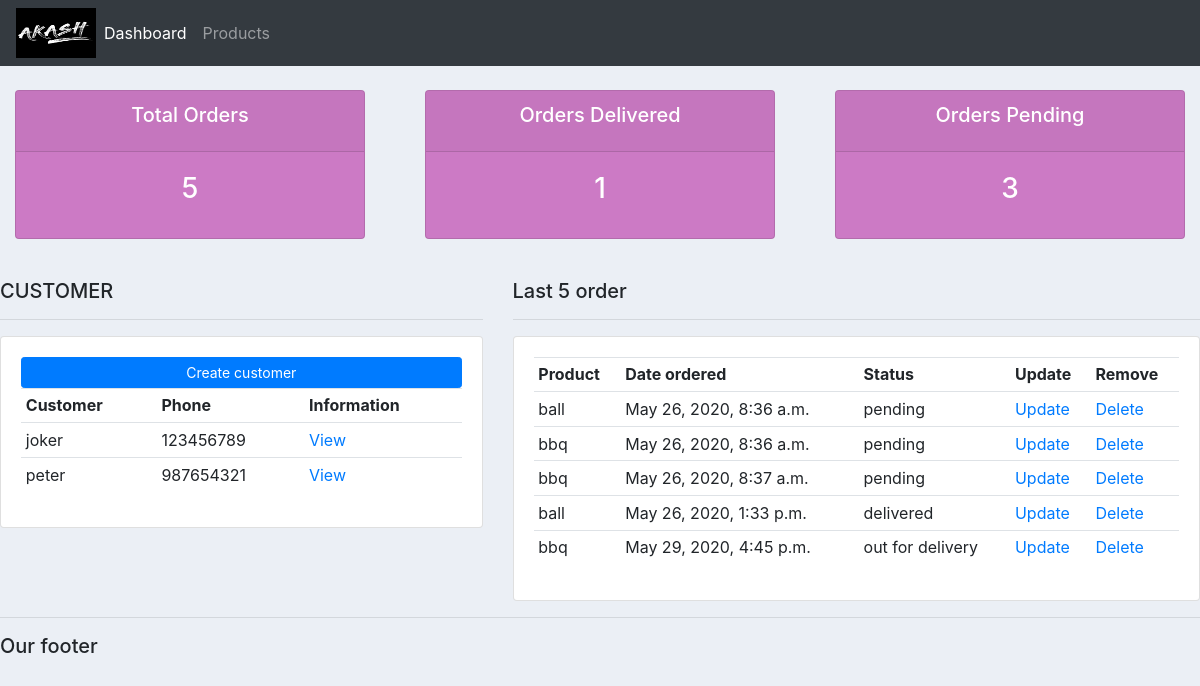
The app's page /, older data.
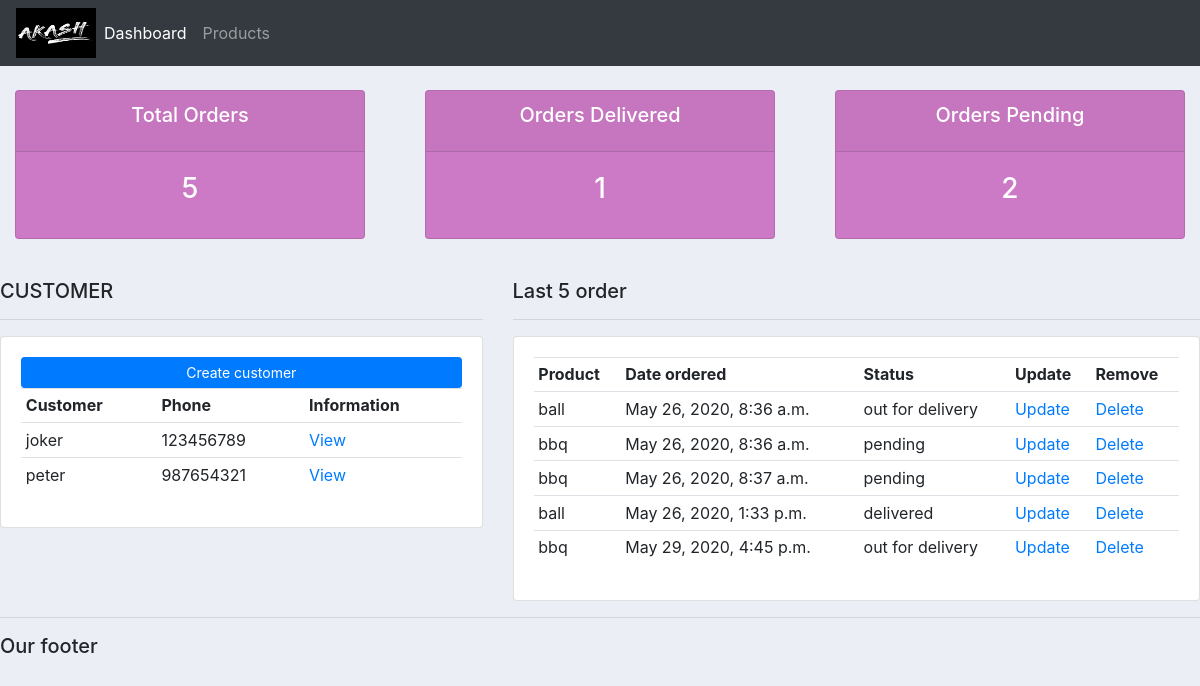
The same page, newer data.
### accounts/models.py (models this page shows, shortened)
class Order(models.Model):
    STATUS = (
        ('pending','pending'),
        ('out for delivery','out for delivery'),
        ('delivered','delivered'),
    )
    date_created = models.DateTimeField(auto_now_add=True, null=True)
    status = models.CharField(max_length=300, null=True, choices=STATUS)
    note = models.CharField(max_length=300, null=True)
    customer = models.ForeignKey(Customer,null=True, on_delete=models.SET_NULL)
    product = models.ForeignKey(Product,null=True, on_delete=models.SET_NULL)

class Product(models.Model):
    CATEGORY = (
        ('indoor','indoor'),
        ('outdoor','outdoor'),
    )
    name = models.CharField(max_length = 300, null=True)
    price = models.FloatField(null=True)
    category = models.CharField(max_length = 300, null=True,choices=CATEGORY)
    description = models.CharField(max_length = 300, null=True,blank=True)
    date_created = models.DateTimeField(auto_now_add=True, null=True)
    tags = models.ManyToManyField(Tag)
    def __str__(self):
        return self.name

### accounts/views.py (the view)
# urls.py: path('', views.home, name="home"),
def home(request):
    orders = Order.objects.all()
    customers = Customer.objects.all()
    total_customer = customers.count()
    total_orders = orders.count()
    delivered = orders.filter(status = "delivered").count()
    pending = orders.filter(status = "pending").count()
    context = {'orders':orders,'customers':customers,'delivered':delivered,'pending':pending,'total_orders':total_orders}
    return render(request,'accounts/dashboard.html',context)

### accounts/templates/accounts/dashboard.html
{% extends 'accounts/main.html' %}
{% block content %}
{% include 'accounts/status.html' %}
<br>
<div class="row">
    <div class="col-md-5">
        <h5>CUSTOMER</h5>
        <hr>
        <div class="card card-body">
            <a class="btn btn-primary btn-sm btn-block" href="">Create customer
            </a>
            <table class="table table-sm">
                <tr>
                    <th>Customer</th>
                    <th>Phone</th>
                    <th>Information </th>
                </tr>
                {% for i in customers %}
                <tr>
                <td>{{ i.name }}</td>
                <td>{{ i.phone }}</td>
                <td><a href="{% url 'i' i.id %}">View</a></td>
                </tr>
                {% endfor %}
            </table>
        </div>
    </div>
    <div class="col-md-7">
        <h5>Last 5 order</h5>
        <hr>
        <div class="card card-body">
            <table class="table table-sm">
                <tr>
                    <th>Product</th>
                    <th>Date ordered</th>
                    <th>Status</th>
                    <th>Update</th>
                    <th>Remove</th>
                </tr>
                {% for i in orders %}
                <tr>
                <td>{{ i.product }}</td>
                <td>{{ i.date_created }}</td>
                <td>{{ i.status}}</td>
                <td><a href="{% url 'update_order' i.id %}">Update</a></td>
                <td><a href="{% url 'delete_order' i.id %}">Delete</a></td>
                </tr>
                {% endfor %}
            </table>
        </div>
    </div>
</div>
{% endblock %}

Row changes from the older to the newer data that the page shows:
changed Order (number 1 of 5 on the later page): status "pending" → "out for delivery"
Text that changed along with them:
{{ pending }}: "3" → "2"
